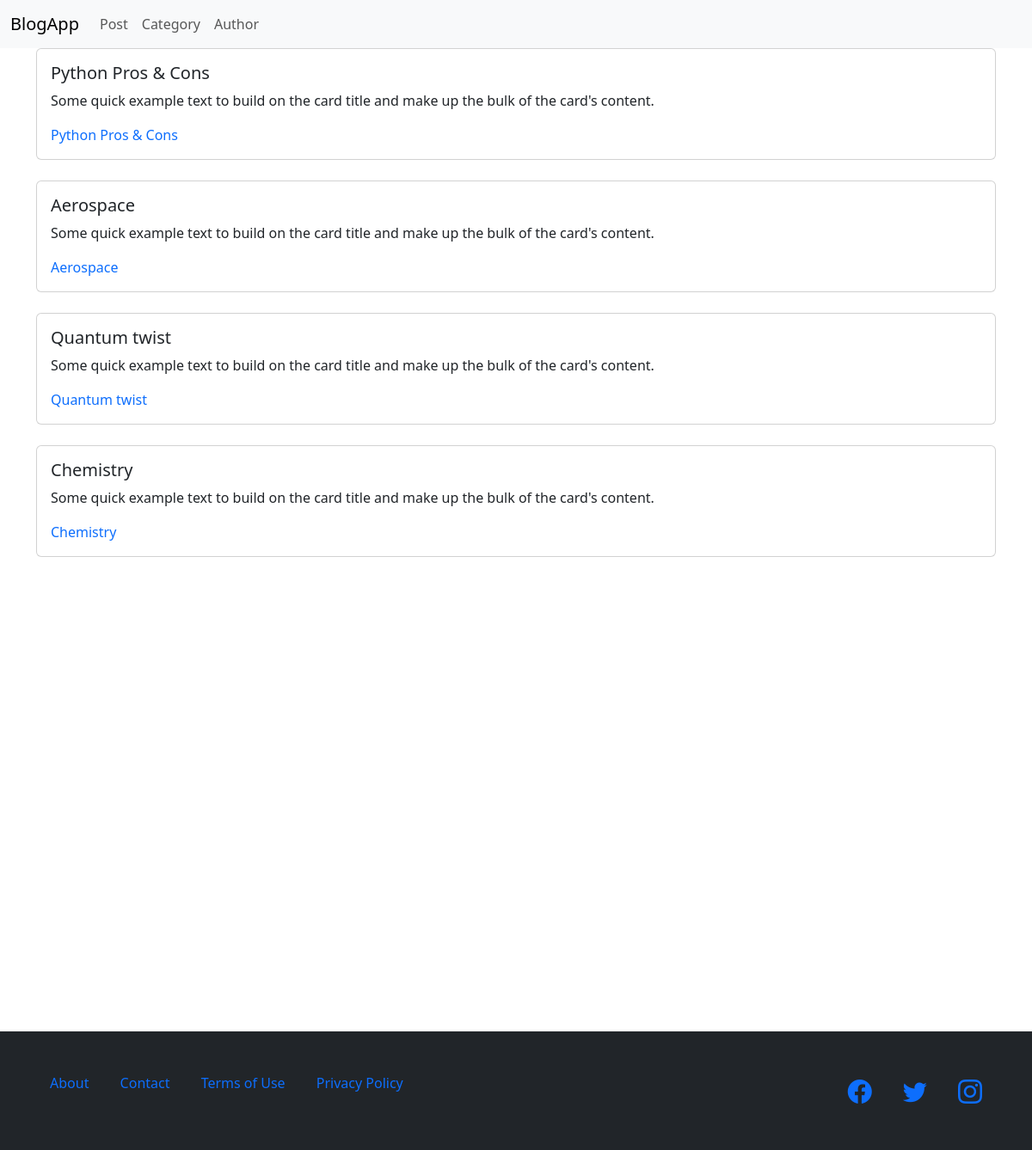
/posts/, run on the app's committed database.
### BlogApp/models.py (models this page shows, shortened)
class Post(models.Model):
    title = models.CharField(max_length=200)
    content = models.TextField()
    author = models.ForeignKey(
        Author,
        on_delete=models.CASCADE
    )
    Category = models.ForeignKey(
        Category,
        on_delete=models.CASCADE
    )
    date = models.DateField(auto_now_add=True)

### BlogApp/views.py (the view)
# urls.py: path('posts/', views.post_list, name = 'posts'),
def post_list(request):
    posts = Post.objects.all()
    return render(request, 'post_list.html', {'all':posts})

### template/post_list.html (shortened to what this page needs)
{% extends 'base.html'%}
{% block content %}
{% for post in all %}
<div class="container">
    <div class="col-12">
        <div class="card">
            <div class="card-body">
                <h5 class="card-title">{{post.title}}</h5>
                <p class="card-text">Some quick example text to build on the card title and make up the bulk of the
                    card's
                    content.</p>
                <a href='{{ post.id }}' style="text-decoration:none" style="text-decoration:none">{{ post.title }}</a>
            </div>
        </div>
    </div>
</div>
<br>
{% endfor %}
{% endblock %}

### data on the page
Post: title "Python Pros & Cons"
Post: title "Aerospace"
Post: title "Quantum twist"
Post: title "Chemistry"
